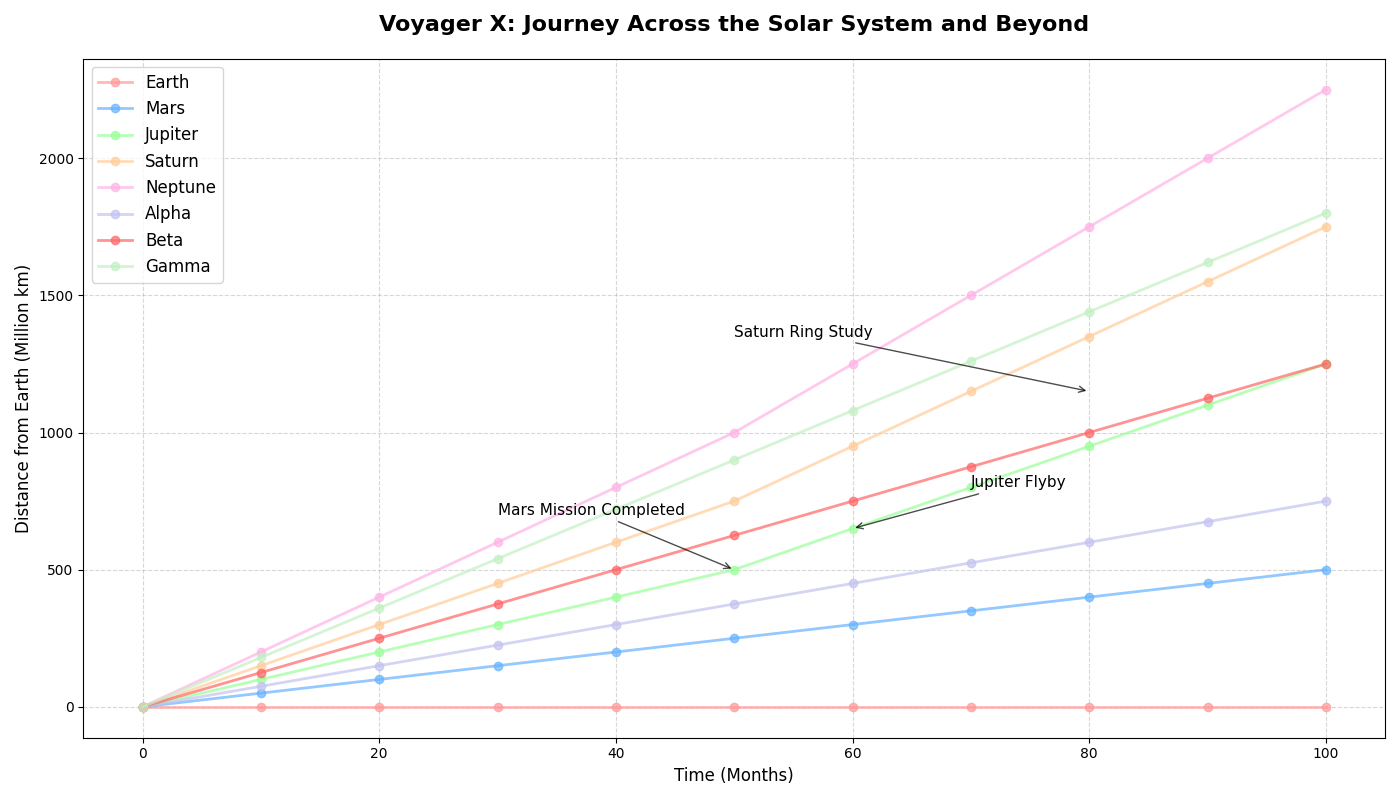

This figure's Python source:
import matplotlib.pyplot as plt
import numpy as np

# Time in months
time = np.arange(0, 101, 10)

# Distance in millions of kilometers including additional celestial bodies
distance_to_planets = {
    'Earth': [0, 0, 0, 0, 0, 0, 0, 0, 0, 0, 0],
    'Mars': [0, 50, 100, 150, 200, 250, 300, 350, 400, 450, 500],
    'Jupiter': [0, 100, 200, 300, 400, 500, 650, 800, 950, 1100, 1250],
    'Saturn': [0, 150, 300, 450, 600, 750, 950, 1150, 1350, 1550, 1750],
    'Neptune': [0, 200, 400, 600, 800, 1000, 1250, 1500, 1750, 2000, 2250],
    'Alpha': [0, 75, 150, 225, 300, 375, 450, 525, 600, 675, 750],
    'Beta': [0, 125, 250, 375, 500, 625, 750, 875, 1000, 1125, 1250],
    'Gamma': [0, 180, 360, 540, 720, 900, 1080, 1260, 1440, 1620, 1800]
}

# Shuffled color assignment
colors = ['#ff9999', '#66b3ff', '#99ff99', '#ffcc99', '#ffb3e6', '#c2c2f0', '#ff6666', '#c2f0c2']

# Set up the plot
fig, ax = plt.subplots(figsize=(14, 8))

# Plot each celestial body's flight path with shuffled colors
for (body, distances), color in zip(distance_to_planets.items(), colors):
    ax.plot(time, distances, label=body, marker='o', linestyle='-', linewidth=2, alpha=0.7, color=color)

# Title and labels
ax.set_title('Voyager X: Journey Across the Solar System and Beyond', fontsize=16, fontweight='bold', pad=20)
ax.set_xlabel('Time (Months)', fontsize=12)
ax.set_ylabel('Distance from Earth (Million km)', fontsize=12)

# Adding grid for better readability
ax.grid(True, linestyle='--', alpha=0.5)

# Legend
ax.legend(fontsize=12, loc='upper left')

# Annotations for original planets
ax.annotate('Mars Mission Completed', xy=(50, 500), xytext=(30, 700),
            arrowprops=dict(facecolor='black', arrowstyle='->', alpha=0.7), fontsize=11)

ax.annotate('Jupiter Flyby', xy=(60, 650), xytext=(70, 800),
            arrowprops=dict(facecolor='black', arrowstyle='->', alpha=0.7), fontsize=11)

ax.annotate('Saturn Ring Study', xy=(80, 1150), xytext=(50, 1350),
            arrowprops=dict(facecolor='black', arrowstyle='->', alpha=0.7), fontsize=11)

# Ensure layout is tidy
fig.tight_layout()

# Show the plot
plt.show()
